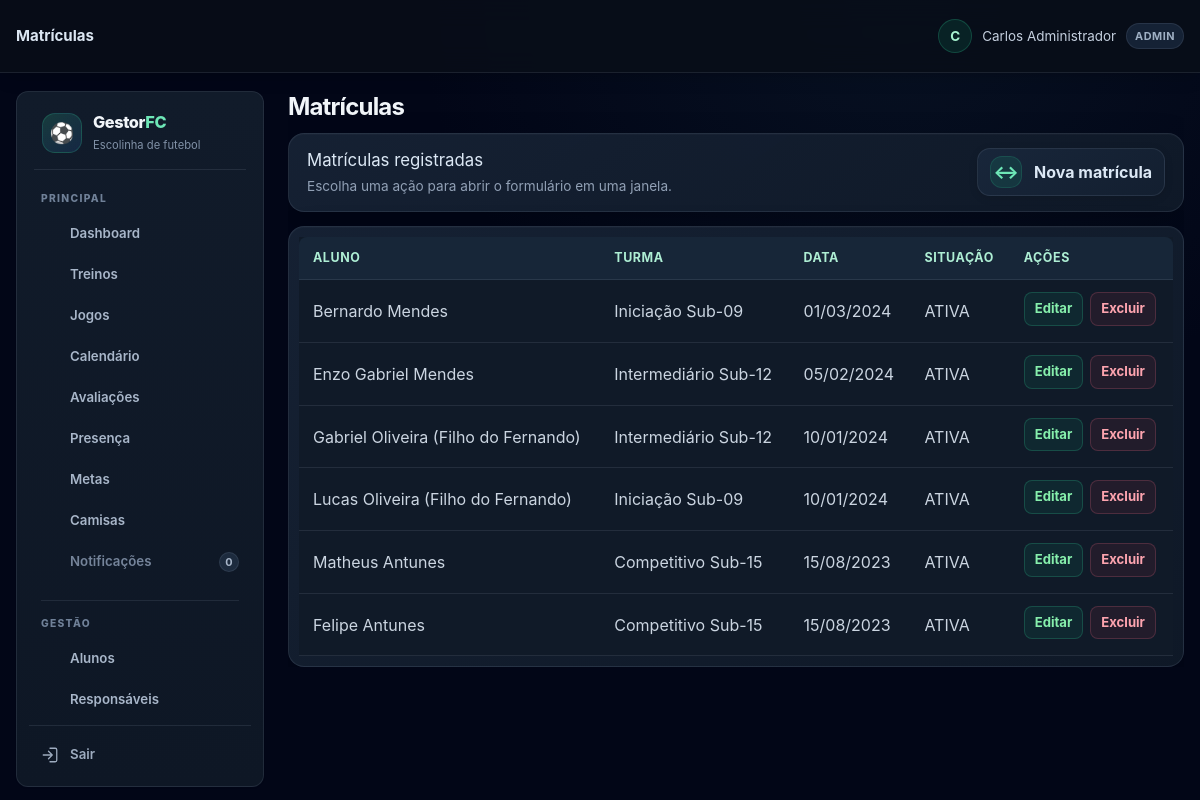
The page /matriculas.php (signed in) on the database its author committed.
### tables this page shows
CREATE TABLE TB_MATRICULA (
    COD_MATRICULA INT AUTO_INCREMENT PRIMARY KEY,
    COD_ALUNO INT NOT NULL,
    COD_TURMA INT NOT NULL,
    DATA_MATRICULA DATE NOT NULL,
    STATUS ENUM('ATIVA', 'ENCERRADA') NOT NULL DEFAULT 'ATIVA',
    CRIADO_EM TIMESTAMP DEFAULT CURRENT_TIMESTAMP,
    FOREIGN KEY (COD_ALUNO) REFERENCES TB_ALUNO(COD_ALUNO) ON DELETE CASCADE,
    FOREIGN KEY (COD_TURMA) REFERENCES TB_TURMA(COD_TURMA) ON DELETE CASCADE,
    UNIQUE (COD_ALUNO, COD_TURMA)
);

CREATE TABLE TB_ALUNO (
    COD_ALUNO INT AUTO_INCREMENT PRIMARY KEY,
    COD_ESCOLINHA INT NOT NULL,
    COD_RESPONSAVEL INT NOT NULL,
    COD_USUARIO INT NULL UNIQUE,
    NOME VARCHAR(100) NOT NULL,
    DATA_NASCIMENTO DATE NOT NULL,
    POSICAO VARCHAR(30) DEFAULT 'Meio-Campo',
    NUMERO_CAMISA INT NULL,
    STATUS ENUM('ATIVO', 'INATIVO', 'PENDENTE') DEFAULT 'ATIVO',
    DATA_MATRICULA DATE DEFAULT (CURRENT_DATE),
    OBSERVACOES_MEDICAS TEXT NULL,
    CRIADO_EM TIMESTAMP DEFAULT CURRENT_TIMESTAMP,
    FOREIGN KEY (COD_ESCOLINHA) REFERENCES TB_ESCOLINHA(COD_ESCOLINHA) ON DELETE CASCADE,
    FOREIGN KEY (COD_RESPONSAVEL) REFERENCES TB_RESPONSAVEL(COD_RESPONSAVEL) ON DELETE RESTRICT,
    FOREIGN KEY (COD_USUARIO) REFERENCES TB_USUARIO(COD_USUARIO) ON DELETE SET NULL
);

CREATE TABLE TB_TURMA (
    COD_TURMA INT AUTO_INCREMENT PRIMARY KEY,
    COD_ESCOLINHA INT NOT NULL,
    COD_PROFESSOR INT NULL,
    NOME VARCHAR(50) NOT NULL,
    FAIXA_ETARIA VARCHAR(30) NOT NULL,
    DIAS_TREINO VARCHAR(100) NOT NULL,
    HORARIO VARCHAR(50) NOT NULL,
    CAPACIDADE INT DEFAULT 25,
    ATIVA TINYINT(1) DEFAULT 1,
    CRIADO_EM TIMESTAMP DEFAULT CURRENT_TIMESTAMP,
    FOREIGN KEY (COD_ESCOLINHA) REFERENCES TB_ESCOLINHA(COD_ESCOLINHA) ON DELETE CASCADE,
    FOREIGN KEY (COD_PROFESSOR) REFERENCES TB_USUARIO(COD_USUARIO) ON DELETE SET NULL
);

### includes/helpers.php (called while the page is built, shortened)
<?php
function e($value) {
    return htmlspecialchars((string) $value, ENT_QUOTES, 'UTF-8');
}

### matriculas.php (the view, shortened to what this page needs)
<?php
require_once __DIR__ . '/includes/layout.php'; require_once __DIR__ . '/config/database.php';
checkRole(['ADMIN', 'SECRETARIA']); $db = getDB(); $escolinha = currentEscolinhaId(); $edit = null;
$q=$db->prepare("SELECT COD_ALUNO,NOME FROM TB_ALUNO WHERE COD_ESCOLINHA=? AND STATUS='ATIVO' ORDER BY NOME");$q->execute([$escolinha]);$alunos=$q->fetchAll();$q=$db->prepare('SELECT COD_TURMA,NOME FROM TB_TURMA WHERE COD_ESCOLINHA=? AND ATIVA=1 ORDER BY NOME');$q->execute([$escolinha]);$turmas=$q->fetchAll();$q=$db->prepare('SELECT m.*,a.NOME AS ALUNO,t.NOME AS TURMA FROM TB_MATRICULA m JOIN TB_ALUNO a ON a.COD_ALUNO=m.COD_ALUNO JOIN TB_TURMA t ON t.COD_TURMA=m.COD_TURMA WHERE a.COD_ESCOLINHA=? ORDER BY m.STATUS,m.DATA_MATRICULA DESC');$q->execute([$escolinha]);$lista=$q->fetchAll();
?>
<section><div><table><thead><tr><th>Aluno</th><th>Turma</th><th>Data</th><th>Situação</th><th>Ações</th></tr></thead><tbody><?php foreach($lista as $m):?><tr><td><?=e($m['ALUNO'])?></td><td><?=e($m['TURMA'])?></td><td><?=e(date('d/m/Y',strtotime($m['DATA_MATRICULA'])))?></td><td><?=e($m['STATUS'])?></td><td><button type="button" class="acao-tabela" data-modal-url="matriculas.php?mini=1&amp;editar=<?=(int)$m['COD_MATRICULA']?>" data-modal-titulo="Editar matrícula">Editar</button><form method="post" onsubmit="return confirm('Remover esta matrícula?');"><input type="hidden" name="csrf_token" value="<?=e(csrfToken())?>"><input type="hidden" name="action" value="delete"><input type="hidden" name="id" value="<?=(int)$m['COD_MATRICULA']?>"><button>Excluir</button></form></td></tr><?php endforeach;?></tbody></table></div></section><?php pageEnd();?>

### rows shown on the page
tb_matricula: COD_ALUNO.NOME "Bernardo Mendes", COD_TURMA.NOME "Iniciação Sub-09", DATA_MATRICULA "01/03/2024", STATUS "ATIVA"
tb_matricula: COD_ALUNO.NOME "Enzo Gabriel Mendes", COD_TURMA.NOME "Intermediário Sub-12", DATA_MATRICULA "05/02/2024", STATUS "ATIVA"
tb_matricula: COD_ALUNO.NOME "Gabriel Oliveira (Filho do Fernando)", COD_TURMA.NOME "Intermediário Sub-12", DATA_MATRICULA "10/01/2024", STATUS "ATIVA"
tb_matricula: COD_ALUNO.NOME "Lucas Oliveira (Filho do Fernando)", COD_TURMA.NOME "Iniciação Sub-09", DATA_MATRICULA "10/01/2024", STATUS "ATIVA"
tb_matricula: COD_ALUNO.NOME "Matheus Antunes", COD_TURMA.NOME "Competitivo Sub-15", DATA_MATRICULA "15/08/2023", STATUS "ATIVA"
tb_matricula: COD_ALUNO.NOME "Felipe Antunes", COD_TURMA.NOME "Competitivo Sub-15", DATA_MATRICULA "15/08/2023", STATUS "ATIVA"

### other values the page prints
$title "Matrículas"
$_SESSION['username'] "Carlos Administrador"
$_SESSION['user_role'] "ADMIN"
$label "Dashboard Treinos Jogos Calendário Avaliações Presença Metas Camisas Alunos Responsáveis"
$label "Notificações"
$badge "0"
$titulosRecursos[$title] "Matrículas registradas"
$acao[1] "↔"
$acao[0] "Nova matrícula"
